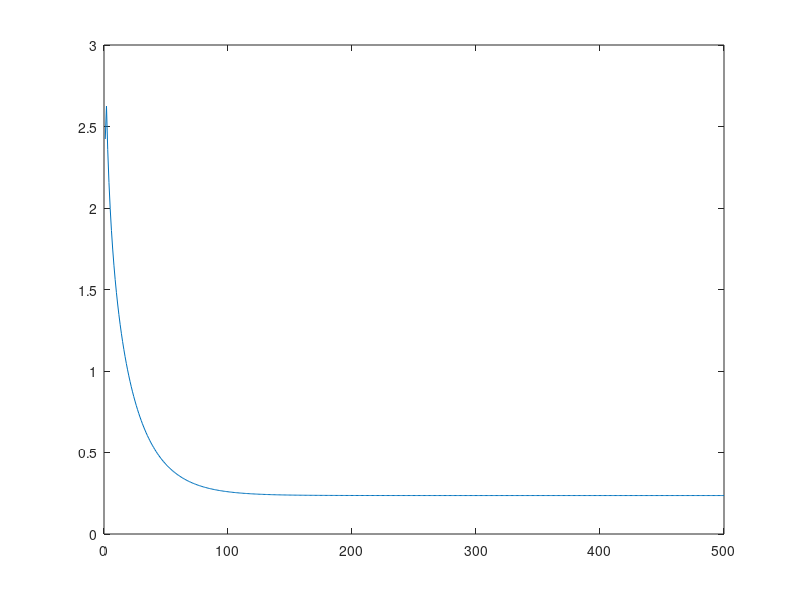

Recreate this plot in MATLAB. (Note: this script raises an error after producing the figure.)
% % a=[0,0,1,2;3,5,7,11;0,0,13,17;19,23,29,43;];
% tem=0;
% for i=1:10000
% a=rand(4,4);
% b=a;
% b(1,1)=b(1,3)/b(2,3)*b(2,1);
% b(1,2)=b(1,4)/b(2,4)*b(2,2);
% b(3,1)=b(3,3)/b(4,3)*b(4,1);
% b(3,2)=b(3,4)/b(4,4)*b(4,2);
% tem=tem+svd(b);
% end
% tem/10000
%% 2by2--------------------------------
catch_E=[];
for j=1:10
W=rand(2,2);
W_res=rand(2,2);
catch_J=[];
for i=1:100
    a=W_res(1,1);b=W_res(1,2);c=W_res(2,1);
    a1=W(1,1);b1=W(1,2);c1=W(2,1);d1=W(2,2);
    J=[2*(a-a1-(c/a*b-d1)*c*b*a^(-2)),2*(b-b1+(c/a*b-d1)*c/a);2*(c-d1+(b/a*c-d1)*b/a),0];
    W_res=W_res-0.08*J;
    W_res(2,2)=b*c/a;
%     catch_J=[catch_J;J(1,1)];
end
E=[];
for i=1:100
    X=rand(2,2);
    error=sum(sum(abs(X*W-X*W_res)))/2;
    E=[E;error];
end
E=sum(E)/100;
catch_E=[catch_E;E];
end
% plot(1:100,catch_J);
sum(catch_E)/10

%% ------4by4 directly--------------------------------
%here we get a matrix W_restricted by appromix it to W directly
catch_E=[];
t1=1;
t_iter=500;
t_error=100;
sum_cost=0;
sum_singu_matU=0;
sum_singu_matW=0;
for j=1:t1
W=rand(4,4)+0.5;
W_res=rand(4,4)+0.5;
catch_J=[];
for i=1:t_iter
    b=[W_res(1,3),W_res(1,4);W_res(3,3),W_res(3,4)];
    c=[W_res(2,1),W_res(2,2);W_res(4,1),W_res(4,2)];
    a=[W_res(2,3),W_res(2,4);W_res(4,3),W_res(4,4)];
    gamma=[W(1,1),W(1,2);W(3,1),W(3,2)];
    delt_base=b.*c./a-gamma;
    delt_b=delt_base.*c./a;
    delt_c=delt_base.*b./a;
    delt_a=-delt_base.*b.*c.*(a.^(-2));
    
    J2=[0,0,delt_b(1,:);delt_c(1,:),delt_a(1,:);0,0,delt_b(2,:);delt_c(2,:),delt_a(2,:)];
    J1=W_res-W;
    J=J1+J2;
    W_res=W_res-0.02*J;
    cost=sum(sum((W_res-W).^2));
    b=[W_res(1,3),W_res(1,4);W_res(3,3),W_res(3,4)];
    c=[W_res(2,1),W_res(2,2);W_res(4,1),W_res(4,2)];
    a=[W_res(2,3),W_res(2,4);W_res(4,3),W_res(4,4)];
    U_tem=b.*c./a;
    W_res(1,1:2)=U_tem(1,1:2);
    W_res(3,1:2)=U_tem(2,1:2);
    catch_J=[catch_J;cost];
end
sum_cost=sum_cost+cost;
sum_singu_matU=sum_singu_matU+svd(W_res);
sum_singu_matW=sum_singu_matW+svd(W);
E=[];
for i=1:t_error
    X=rand(1,4);
    error=(sum(sum(abs(X*W-X*W_res))))/4;
    E=[E;error];
end 
E=sum(E)/t_error;
catch_E=[catch_E;E];
end
plot(1:t_iter,catch_J);
average_error=sum(catch_E)/t1%average erroe
average_cost=sum_cost/t1%average cost
average_singular_U=sum_singu_matU/t1%average singular
average_singular_W=sum_singu_matW/t1
ratial_of_condition_number=(sum_singu_matU(1)/sum_singu_matU(end))/(sum_singu_matW(1)/sum_singu_matW(end))%the ratial of condition number


%% ------4by4 directly--------------------------------
d=(X*W)';
W_res2=rand(4,4)*0.5+W;
catch_cost=[];
for i=1:1000              
    Y2=(X*W_res2)';
    delt_W_res2=-2*(d-Y2)*X;
    delt_W_res2(1,2).*delt_W_res2(2,1)./delt_W_res2(1,1)-delt_W_res2(2,2)
    W_res2=W_res2-0.01*delt_W_res2;
    cost=sum((d-Y2).^2);s
    catch_cost=[catch_cost,cost];
end
figure(),plot(1:1000,catch_cost);
